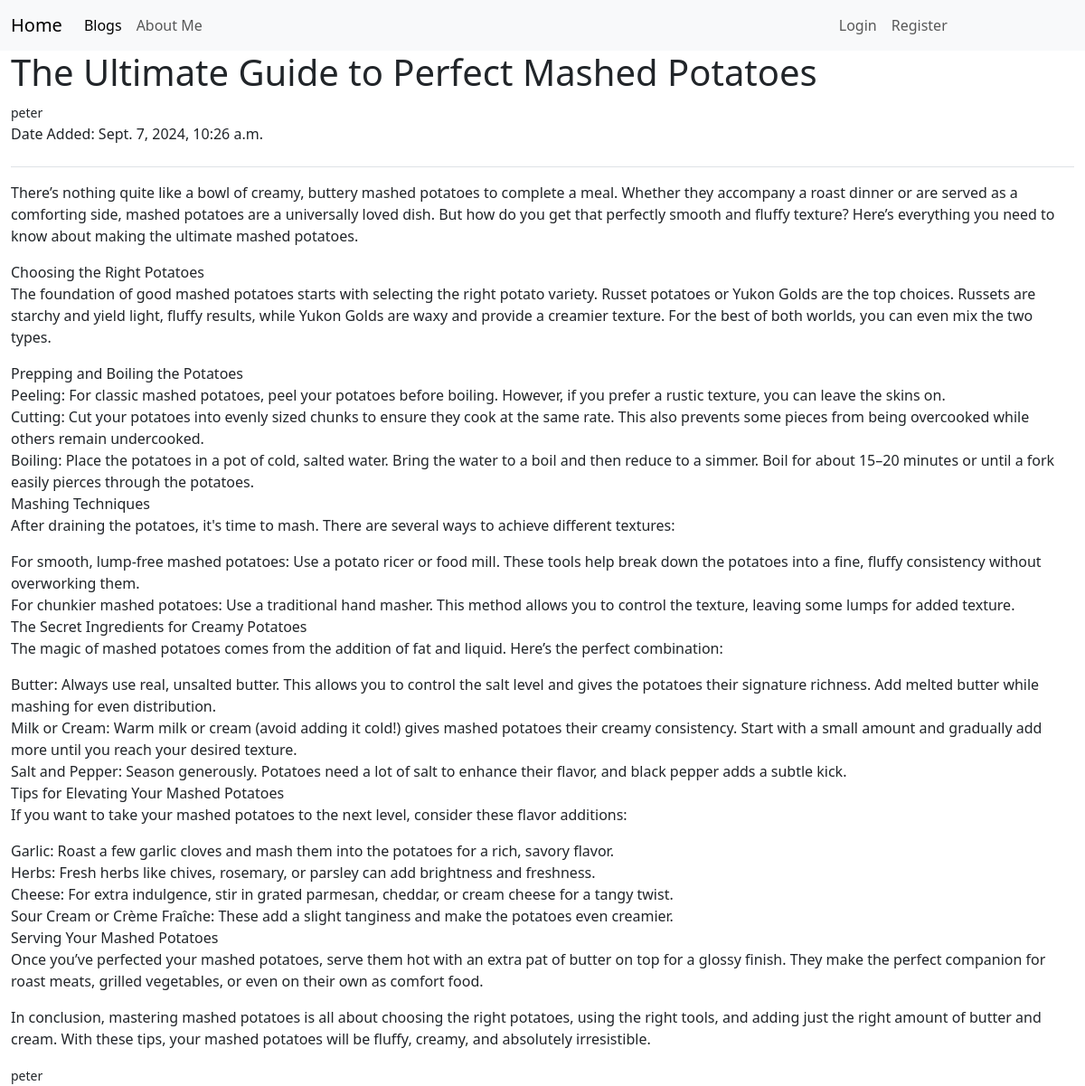
/blog-view/7, run on the app's committed database.
### blogs/models.py (models this page shows, shortened)
class BlogPost(models.Model):
    title = models.CharField(max_length=200)
    text = models.TextField()
    date_added = models.DateTimeField(auto_now_add=True)
    owner = models.ForeignKey(User, on_delete=models.CASCADE)

### blogs/views.py (the view)
# urls.py: path('blog-view/<int:title_id>', views.blogpost, name="blogpost"),
def blogpost(request, title_id):
    blogpost = BlogPost.objects.get(id=title_id)
    logged_user = request.user
    context = {'blogpost': blogpost, 'logged_user': logged_user}
    return render(request, 'blogs/blogpost.html', context)

### blogs/templates/blogs/blogpost.html (shortened to what this page needs)
{% extends "blogs/base.html" %}
    {% block page_header %}
    <div class="card-header">
        <h1>{{ blogpost.title }}</h1>
        <small>{{ blogpost.owner }}</small>
        <p>Date Added: {{ blogpost.date_added }}</p>
    </div>
    {% endblock page_header %}
    {% block content %}
    <div class="card-body">
        <p>{{ blogpost.text|linebreaks }}</p>
    </div>
    <div class="card-footer">
        <small>{{ blogpost.owner }}</small>
    </div>
  </div>
  {%endblock content %}

### blogs/templates/blogs/base.html (style rules this page uses)
html, body { height: 100%; margin: 0; }
body { display: flex; flex-direction: column; }

### data on the page
BlogPost: title "The Ultimate Guide to Perfect Mashed Potatoes", owner "peter", date_added "Sept. 7, 2024, 10:26 a.m.", text "There’s nothing quite like a bowl of creamy, buttery mashed potatoes to complete a meal. Whether they accompany a roast dinner or are served as a comforting side, mashed potatoes are a universally loved dish. But how do you get that perfectly smooth and fluffy texture? Here’s everything you need to know about making the ultimate mashed potatoes. Choosing the Right Potatoes The foundation of good mashed potatoes starts with selecting the right potato variety. Russet potatoes or Yukon Golds are the top choices. Russets are starchy and yield light, fluffy results, while Yukon Golds are waxy and provide a creamier texture. For the best of both worlds, you can even mix the two types. Prepping…"
